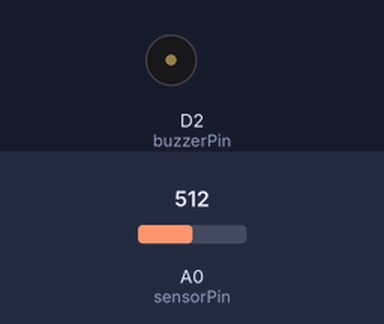
This sketch was run on a simulated ESP8266 (NodeMCU). Parts: buzzer (waves = sounding, pin HIGH). The inputs (shaded band) are chosen by the test bench; at power-on: A0 (sensorPin) = 512. What the sketch prints to the serial monitor is not drawn.

Above: at 1.2 s.
1.3 s: A0 (sensorPin) set to 964
2.8 s: A0 (sensorPin) set to 989
At 3.25 s:
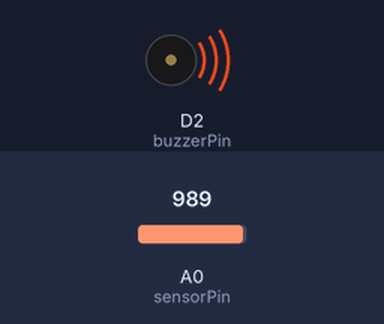
5.8 s: A0 (sensorPin) set to 900
At 5.8 s:
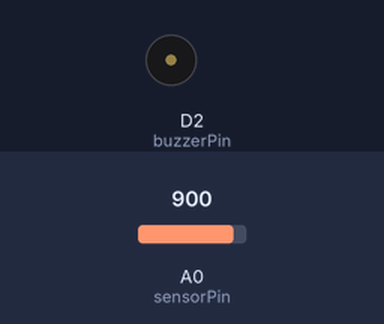
7.3 s: A0 (sensorPin) set to 1023
At 7.55 s:
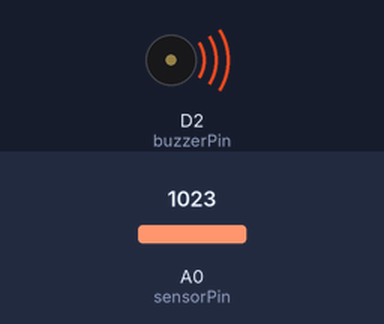
Timing chart, 0 to 11.3 s (numbered marks = the images above; inputs shaded):
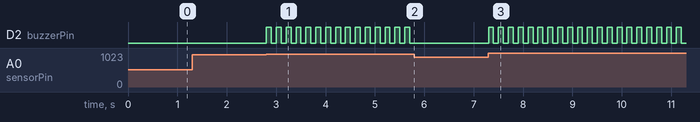

The sketch:

toprak.ino
```cpp
int sensorPin = A0;                  //Sensörün takılacağı pin
int buzzerPin = D2;                  //Buzzerın takılacağı pin
int veriToprak;                           //Sensörden okunan verinin tutulacağı değişken
int nemEsikDeger = 50;
void setup() {
  pinMode(sensorPin, INPUT);        //Sensörün takılacağı pini INPUT olarak ayarlıyoruz.
  pinMode(buzzerPin, OUTPUT);       //Buzzerın takılacağı pini OUTPUT olarak ayarlıyoruz.
  Serial.begin(115200);
}

void loop() {

  veriToprak = 1023-analogRead(sensorPin); //Sensörden analog veriyi okuyoruz
  Serial.print("toprak Sensor: ");
  Serial.print(veriToprak);
  Serial.print("\n"); if (veriToprak < nemEsikDeger) {         //Sensör verisi eşik değerini geçerse if içerisindeki kodlar uygulanır.
    digitalWrite(buzzerPin, HIGH);
    delay(100);
    digitalWrite(buzzerPin, LOW);
    delay(100);
  }
  else {                            //Sensör verisi eşik değerinden küçük olursa if içerisindeki kodlar uygulanır.
    digitalWrite(buzzerPin, LOW);
  }
}
```

Measured:
- the behaviour switches between 973 and 974 on A0 (sensorPin) (found by bisection; images 0 and 1)
- after the input at 2.8 s, D2 (buzzerPin): alternates HIGH for 0.10 s and LOW for 0.10 s, starting at once
- after the input at 5.8 s, D2 (buzzerPin): stops changing and stays LOW
- after the input at 7.3 s, D2 (buzzerPin): alternates HIGH for 0.10 s and LOW for 0.10 s, starting at once
